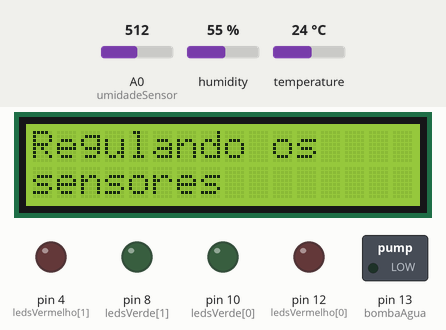
Simulated run of this sketch. Board: Arduino Uno, built with avr-gcc and run on an emulated ATmega328P. Shown: 16×2 character LCD, switched loads named in the sketch (green lamp = pin HIGH), output pins drawn as LEDs (lit = HIGH). Inputs (shaded band) come from the test bench; at power-on: A0 (umidadeSensor) = 512, humidity 55 %, temperature 24 °C. What the sketch prints to the serial monitor is not drawn.

Above: at 4.2 s.
At 13.5 s:
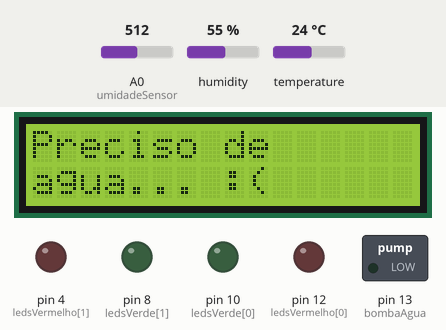
13.6 s: A0 (umidadeSensor) set to 475
At 19.2 s:
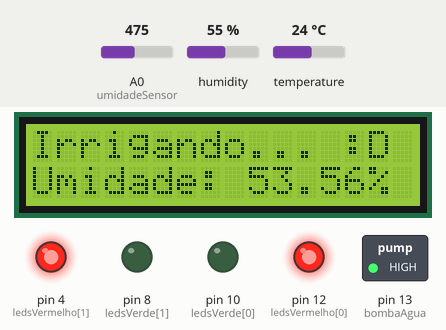
20.2 s: A0 (umidadeSensor) set to 443
At 21.4 s:
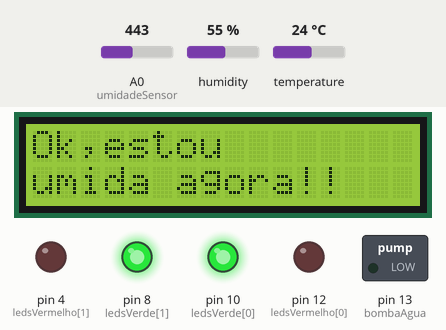
25.9 s: A0 (umidadeSensor) set to 511
At 32.0 s:
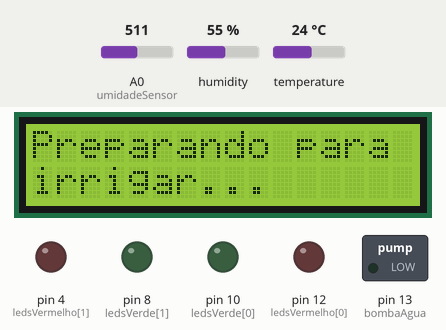
Timing chart, 0 to 34.5 s (numbered marks = the images above; inputs shaded):
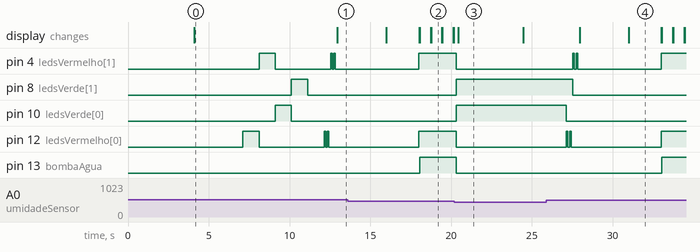

Measured:
- the behaviour switches between 461 and 460 on A0 (umidadeSensor) (found by bisection; images 2 and 3)
- after the input at 20.2 s, pin 4 (ledsVermelho[1]), pin 12 (ledsVermelho[0]), pin 13 (bombaAgua): HIGH → LOW after 0.12 s; pin 8 (ledsVerde[1]), pin 10 (ledsVerde[0]): LOW → HIGH after 0.12 s; the display: changes after 0.24 s (image 3)
- after the input at 25.9 s, pin 4 (ledsVermelho[1]): goes HIGH 0.10 s, LOW 0.10 s, HIGH 0.10 s, LOW 5.2 s, then HIGH, starting after 1.6 s; pin 8 (ledsVerde[1]): HIGH → LOW after 1.6 s
- what the display in image 2 shows lasts 0.6 s, from 18.8 s to 19.4 s
- what the display in image 3 shows lasts 4.1 s, from 20.4 s to 24.5 s

The sketch:

automatic_irrigation.ino
```cpp
// Define portas e bibliotecas do sensor DHT11 (temperatura)
#include "DHT.h"
#define DHTPIN 2     // Pino digital sensor DHT
# define DHTTYPE DHT11     // DHT 11
DHT dht(DHTPIN, DHTTYPE);

// Definir porta sensor de umidade
#define umidadeSensor A0

//Display
#include <Wire.h>
#include <LiquidCrystal_I2C.h>
#define endereco  0x27 // Endereços comuns: 0x27, 0x3F
#define colunas   16
#define linhas    2

LiquidCrystal_I2C lcd(endereco, colunas, linhas);

int ledsVermelho[] = {12,4};
int ledsVerde[] = {10,8};

#define bombaAgua 13

int contador = 0;
int comutador = 0;

void setup() {
  Serial.begin(9600);
  Serial.println(F("DHTxx teste!"));
    dht.begin();

  pinMode(umidadeSensor, INPUT);
  pinMode(bombaAgua, OUTPUT);
  digitalWrite(bombaAgua, LOW);
  for(int i=0; i<2; i++) {
    pinMode(ledsVermelho[i], OUTPUT);
    pinMode(ledsVerde[i], OUTPUT);
  }
  lcd.init(); // INICIA A COMUNICAÇÃO COM O DISPLAY
  lcd.backlight(); // LIGA A ILUMINAÇÃO DO DISPLAY
  lcd.clear(); // LIMPA O DISPLAY
  lcd.setCursor(0,0);
  lcd.print("Smart Irrigation");
  lcd.setCursor(0,1);
  lcd.print("System...");
  delay(4000);
  lcd.clear(); // LIMPA O DISPLAY
  lcd.setCursor(0,0);
  lcd.print("Regulando os");
  lcd.setCursor(0,1);
  lcd.print("sensores");
  delay(3000);
  digitalWrite(ledsVermelho[0], HIGH);
  delay(1000);
  digitalWrite(ledsVermelho[0], LOW);
  digitalWrite(ledsVermelho[1], HIGH);
  delay(1000);
  digitalWrite(ledsVermelho[1], LOW);
  digitalWrite(ledsVerde[0], HIGH);
  delay(1000);
  digitalWrite(ledsVerde[0], LOW);
  digitalWrite(ledsVerde[1], HIGH);
  delay(1000);
  digitalWrite(ledsVerde[1], LOW);
  delay(500);
}


void loop() {

  float h = dht.readHumidity();
  // Temperature em Celsius (default)
  float t = dht.readTemperature();
  float u = (map((analogRead(umidadeSensor)), 1023,0,0,10000));
  float  umidadeLeitura = (u / 100);

  // Verifique se alguma leitura falhou e tenta novamente.
  if (isnan(h) || isnan(t)) {
    Serial.println(F("Falha de leitura do sensor DHT!"));
    return;
  }

  // Compute heat index in Celsius (isFahreheit = false)
  float hic = dht.computeHeatIndex(t, h, false);

  Serial.print(F("%  Temperatura: "));
  Serial.print(t);
  Serial.println(F("°C "));


  if(umidadeLeitura<55) {
      delay(500);
      comutador = 0;
      if (contador == 0) {
        for(int i=0; i<2; i++) {
                digitalWrite(ledsVermelho[i], HIGH);
                digitalWrite(ledsVerde[i], LOW);
                delay(100);
                digitalWrite(ledsVermelho[i], LOW);
                digitalWrite(ledsVerde[i], LOW);
                delay(100);
                digitalWrite(ledsVermelho[i], HIGH);
                digitalWrite(ledsVerde[i], LOW);
                delay(100);
                digitalWrite(ledsVermelho[i], LOW);
                digitalWrite(ledsVerde[i], LOW);
                delay(100);

        }
          lcd.clear();
          lcd.setCursor(0,0);
          lcd.print("Preciso de");
          lcd.setCursor(0,1);
          lcd.print("agua... :(");

          delay(3000);
          lcd.clear();
          lcd.setCursor(0,0);
          lcd.print("Preparando para");
          lcd.setCursor(0,1);
          lcd.print("irrigar...");
          delay(10);
          contador = !contador;
          delay(2000);
      }


      for(int i=0; i<2; i++) {
        digitalWrite(ledsVermelho[i], HIGH);
        digitalWrite(ledsVerde[i], LOW);
      }
      lcd.clear();
      lcd.setCursor(0,0);
      lcd.print("Irrigando... :D");
      delay(10);
      lcd.setCursor(0,1);
      lcd.print("Umidade: ");
      lcd.print(umidadeLeitura);
      lcd.print("%");
      digitalWrite(bombaAgua, HIGH);
      delay(150);

  } else {

    digitalWrite(bombaAgua, LOW);
    for(int i=0; i<2; i++) {
      digitalWrite(ledsVermelho[i], LOW);
      digitalWrite(ledsVerde[i], HIGH);
    }
    delay(100);
    if(comutador == 0) {
      lcd.clear();
      lcd.setCursor(0,0);
      lcd.print("Ok,estou");
      lcd.setCursor(0,1);
      lcd.print("umida agora!!");
      comutador = !comutador;
      delay(4000);
    }
    contador = 0;
    lcd.clear();
    lcd.setCursor(0,0);
    lcd.print("Umidade: ");
    lcd.print(umidadeLeitura);
    lcd.print("%");
    lcd.setCursor(0,1);
    lcd.print("Temp: ");
    lcd.print(t);
    lcd.write(B11011111);
    lcd.print("C");
    delay(1000);
  }
}
```
